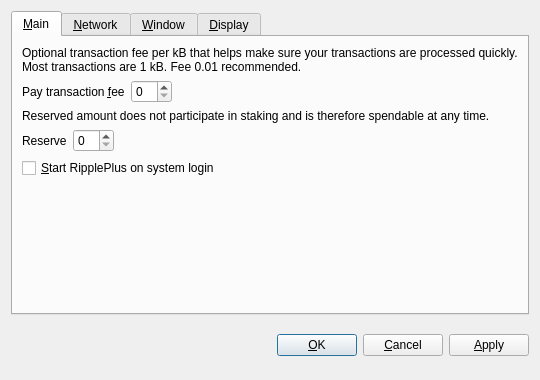
<?xml version="1.0" encoding="UTF-8"?>
<ui version="4.0">
 <class>OptionsDialog</class>
 <widget class="QDialog" name="OptionsDialog">
  <property name="geometry">
   <rect>
    <x>0</x>
    <y>0</y>
    <width>540</width>
    <height>380</height>
   </rect>
  </property>
  <property name="windowTitle">
   <string>Options</string>
  </property>
  <property name="modal">
   <bool>true</bool>
  </property>
  <layout class="QVBoxLayout" name="verticalLayout">
   <item>
    <widget class="QTabWidget" name="tabWidget">
     <property name="tabPosition">
      <enum>QTabWidget::North</enum>
     </property>
     <property name="currentIndex">
      <number>0</number>
     </property>
     <widget class="QWidget" name="tabMain">
      <attribute name="title">
       <string>&amp;Main</string>
      </attribute>
      <layout class="QVBoxLayout" name="verticalLayout_Main">
       <item>
        <widget class="QLabel" name="transactionFeeInfoLabel">
         <property name="text">
          <string>Optional transaction fee per kB that helps make sure your transactions are processed quickly. Most transactions are 1 kB. Fee 0.01 recommended.</string>
         </property>
         <property name="textFormat">
          <enum>Qt::PlainText</enum>
         </property>
         <property name="wordWrap">
          <bool>true</bool>
         </property>
        </widget>
       </item>
       <item>
        <layout class="QHBoxLayout" name="horizontalLayoutFee">
         <item>
          <widget class="QLabel" name="transactionFeeLabel">
           <property name="text">
            <string>Pay transaction &amp;fee</string>
           </property>
           <property name="textFormat">
            <enum>Qt::PlainText</enum>
           </property>
           <property name="buddy">
            <cstring>transactionFee</cstring>
           </property>
          </widget>
         </item>
         <item>
          <widget class="BitcoinAmountField" name="transactionFee"/>
         </item>
         <item>
          <spacer name="horizontalSpacerFee">
           <property name="orientation">
            <enum>Qt::Horizontal</enum>
           </property>
           <property name="sizeHint" stdset="0">
            <size>
             <width>40</width>
             <height>20</height>
            </size>
           </property>
          </spacer>
         </item>
        </layout>
       </item>
       <item>
        <widget class="QLabel" name="reserveBalanceInfoLabel">
         <property name="text">
          <string>Reserved amount does not participate in staking and is therefore spendable at any time.</string>
         </property>
         <property name="textFormat">
          <enum>Qt::PlainText</enum>
         </property>
         <property name="wordWrap">
          <bool>true</bool>
         </property>
        </widget>
       </item>
       <item>
        <layout class="QHBoxLayout" name="horizontalLayoutReserveBalance">
         <item>
          <widget class="QLabel" name="reserveBalanceLabel">
           <property name="text">
            <string>Reserve</string>
           </property>
           <property name="textFormat">
            <enum>Qt::PlainText</enum>
           </property>
           <property name="buddy">
            <cstring>reserveBalance</cstring>
           </property>
          </widget>
         </item>
         <item>
          <widget class="BitcoinAmountField" name="reserveBalance"/>
         </item>
         <item>
          <spacer name="horizontalSpacerReserveBalance">
           <property name="orientation">
            <enum>Qt::Horizontal</enum>
           </property>
           <property name="sizeHint" stdset="0">
            <size>
             <width>40</width>
             <height>20</height>
            </size>
           </property>
          </spacer>
         </item>
        </layout>
       </item>
       <item>
        <widget class="QCheckBox" name="bitcoinAtStartup">
         <property name="toolTip">
          <string>Automatically start RipplePlus after logging in to the system.</string>
         </property>
         <property name="text">
          <string>&amp;Start RipplePlus on system login</string>
         </property>
        </widget>
       </item>
       <item>
        <spacer name="verticalSpacer_Main">
         <property name="orientation">
          <enum>Qt::Vertical</enum>
         </property>
         <property name="sizeHint" stdset="0">
          <size>
           <width>20</width>
           <height>40</height>
          </size>
         </property>
        </spacer>
       </item>
      </layout>
     </widget>
     <widget class="QWidget" name="tabNetwork">
      <attribute name="title">
       <string>&amp;Network</string>
      </attribute>
      <layout class="QVBoxLayout" name="verticalLayout_Network">
       <item>
        <widget class="QCheckBox" name="mapPortUpnp">
         <property name="toolTip">
          <string>Automatically open the RipplePlus client port on the router. This only works when your router supports UPnP and it is enabled.</string>
         </property>
         <property name="text">
          <string>Map port using &amp;UPnP</string>
         </property>
        </widget>
       </item>
       <item>
        <widget class="QCheckBox" name="connectSocks">
         <property name="toolTip">
          <string>Connect to the RipplePlus network through a SOCKS proxy (e.g. when connecting through Tor).</string>
         </property>
         <property name="text">
          <string>&amp;Connect through SOCKS proxy:</string>
         </property>
        </widget>
       </item>
       <item>
        <layout class="QHBoxLayout" name="horizontalLayout_Network">
         <item>
          <widget class="QLabel" name="proxyIpLabel">
           <property name="text">
            <string>Proxy &amp;IP:</string>
           </property>
           <property name="textFormat">
            <enum>Qt::PlainText</enum>
           </property>
           <property name="buddy">
            <cstring>proxyIp</cstring>
           </property>
          </widget>
         </item>
         <item>
          <widget class="QValidatedLineEdit" name="proxyIp">
           <property name="maximumSize">
            <size>
             <width>140</width>
             <height>16777215</height>
            </size>
           </property>
           <property name="toolTip">
            <string>IP address of the proxy (e.g. 127.0.0.1)</string>
           </property>
          </widget>
         </item>
         <item>
          <widget class="QLabel" name="proxyPortLabel">
           <property name="text">
            <string>&amp;Port:</string>
           </property>
           <property name="textFormat">
            <enum>Qt::PlainText</enum>
           </property>
           <property name="buddy">
            <cstring>proxyPort</cstring>
           </property>
          </widget>
         </item>
         <item>
          <widget class="QLineEdit" name="proxyPort">
           <property name="maximumSize">
            <size>
             <width>55</width>
             <height>16777215</height>
            </size>
           </property>
           <property name="toolTip">
            <string>Port of the proxy (e.g. 9050)</string>
           </property>
          </widget>
         </item>
         <item>
          <widget class="QLabel" name="socksVersionLabel">
           <property name="text">
            <string>SOCKS &amp;Version:</string>
           </property>
           <property name="textFormat">
            <enum>Qt::PlainText</enum>
           </property>
           <property name="buddy">
            <cstring>socksVersion</cstring>
           </property>
          </widget>
         </item>
         <item>
          <widget class="QValueComboBox" name="socksVersion">
           <property name="toolTip">
            <string>SOCKS version of the proxy (e.g. 5)</string>
           </property>
          </widget>
         </item>
         <item>
          <spacer name="horizontalSpacer_Network">
           <property name="orientation">
            <enum>Qt::Horizontal</enum>
           </property>
           <property name="sizeHint" stdset="0">
            <size>
             <width>40</width>
             <height>20</height>
            </size>
           </property>
          </spacer>
         </item>
        </layout>
       </item>
       <item>
        <spacer name="verticalSpacer_Network">
         <property name="orientation">
          <enum>Qt::Vertical</enum>
         </property>
         <property name="sizeHint" stdset="0">
          <size>
           <width>20</width>
           <height>40</height>
          </size>
         </property>
        </spacer>
       </item>
      </layout>
     </widget>
     <widget class="QWidget" name="tabWindow">
      <attribute name="title">
       <string>&amp;Window</string>
      </attribute>
      <layout class="QVBoxLayout" name="verticalLayout_Window">
       <item>
        <widget class="QCheckBox" name="minimizeToTray">
         <property name="toolTip">
          <string>Show only a tray icon after minimizing the window.</string>
         </property>
         <property name="text">
          <string>&amp;Minimize to the tray instead of the taskbar</string>
         </property>
        </widget>
       </item>
       <item>
        <widget class="QCheckBox" name="minimizeOnClose">
         <property name="toolTip">
          <string>Minimize instead of exit the application when the window is closed. When this option is enabled, the application will be closed only after selecting Quit in the menu.</string>
         </property>
         <property name="text">
          <string>M&amp;inimize on close</string>
         </property>
        </widget>
       </item>
       <item>
        <spacer name="verticalSpacer_Window">
         <property name="orientation">
          <enum>Qt::Vertical</enum>
         </property>
         <property name="sizeHint" stdset="0">
          <size>
           <width>20</width>
           <height>40</height>
          </size>
         </property>
        </spacer>
       </item>
      </layout>
     </widget>
     <widget class="QWidget" name="tabDisplay">
      <attribute name="title">
       <string>&amp;Display</string>
      </attribute>
      <layout class="QVBoxLayout" name="verticalLayout_Display">
       <item>
        <layout class="QHBoxLayout" name="horizontalLayout_1_Display">
         <item>
          <widget class="QLabel" name="langLabel">
           <property name="text">
            <string>User Interface &amp;language:</string>
           </property>
           <property name="textFormat">
            <enum>Qt::PlainText</enum>
           </property>
           <property name="buddy">
            <cstring>lang</cstring>
           </property>
          </widget>
         </item>
         <item>
          <widget class="QValueComboBox" name="lang">
           <property name="toolTip">
            <string>The user interface language can be set here. This setting will take effect after restarting RipplePlus.</string>
           </property>
          </widget>
         </item>
        </layout>
       </item>
       <item>
        <layout class="QHBoxLayout" name="horizontalLayout_2_Display">
         <item>
          <widget class="QLabel" name="unitLabel">
           <property name="text">
            <string>&amp;Unit to show amounts in:</string>
           </property>
           <property name="textFormat">
            <enum>Qt::PlainText</enum>
           </property>
           <property name="buddy">
            <cstring>unit</cstring>
           </property>
          </widget>
         </item>
         <item>
          <widget class="QValueComboBox" name="unit">
           <property name="toolTip">
            <string>Choose the default subdivision unit to show in the interface and when sending coins.</string>
           </property>
          </widget>
         </item>
        </layout>
       </item>
       <item>
        <widget class="QCheckBox" name="displayAddresses">
         <property name="toolTip">
          <string>Whether to show RipplePlus addresses in the transaction list or not.</string>
         </property>
         <property name="text">
          <string>&amp;Display addresses in transaction list</string>
         </property>
        </widget>
       </item>
       <item>
        <widget class="QCheckBox" name="coinControlFeatures">
         <property name="toolTip">
          <string>Whether to show coin control features or not.</string>
         </property>
         <property name="text">
          <string>Display coin &amp;control features (experts only!)</string>
         </property>
        </widget>
       </item>
       <item>
        <spacer name="verticalSpacer_Display">
         <property name="orientation">
          <enum>Qt::Vertical</enum>
         </property>
         <property name="sizeHint" stdset="0">
          <size>
           <width>20</width>
           <height>40</height>
          </size>
         </property>
        </spacer>
       </item>
      </layout>
     </widget>
    </widget>
   </item>
   <item>
    <layout class="QHBoxLayout" name="horizontalLayout_Buttons">
     <item>
      <spacer name="horizontalSpacer_1">
       <property name="orientation">
        <enum>Qt::Horizontal</enum>
       </property>
       <property name="sizeHint" stdset="0">
        <size>
         <width>40</width>
         <height>48</height>
        </size>
       </property>
      </spacer>
     </item>
     <item>
      <widget class="QLabel" name="statusLabel">
       <property name="font">
        <font>
         <weight>75</weight>
         <bold>true</bold>
        </font>
       </property>
       <property name="text">
        <string/>
       </property>
       <property name="textFormat">
        <enum>Qt::PlainText</enum>
       </property>
       <property name="wordWrap">
        <bool>true</bool>
       </property>
      </widget>
     </item>
     <item>
      <spacer name="horizontalSpacer_2">
       <property name="orientation">
        <enum>Qt::Horizontal</enum>
       </property>
       <property name="sizeHint" stdset="0">
        <size>
         <width>40</width>
         <height>48</height>
        </size>
       </property>
      </spacer>
     </item>
     <item>
      <widget class="QPushButton" name="okButton">
       <property name="text">
        <string>&amp;OK</string>
       </property>
      </widget>
     </item>
     <item>
      <widget class="QPushButton" name="cancelButton">
       <property name="text">
        <string>&amp;Cancel</string>
       </property>
       <property name="autoDefault">
        <bool>false</bool>
       </property>
      </widget>
     </item>
     <item>
      <widget class="QPushButton" name="applyButton">
       <property name="text">
        <string>&amp;Apply</string>
       </property>
       <property name="autoDefault">
        <bool>false</bool>
       </property>
      </widget>
     </item>
    </layout>
   </item>
  </layout>
 </widget>
 <customwidgets>
  <customwidget>
   <class>BitcoinAmountField</class>
   <extends>QSpinBox</extends>
   <header>bitcoinamountfield.h</header>
  </customwidget>
  <customwidget>
   <class>QValueComboBox</class>
   <extends>QComboBox</extends>
   <header>qvaluecombobox.h</header>
  </customwidget>
  <customwidget>
   <class>QValidatedLineEdit</class>
   <extends>QLineEdit</extends>
   <header>qvalidatedlineedit.h</header>
  </customwidget>
 </customwidgets>
 <resources/>
 <connections/>
</ui>
